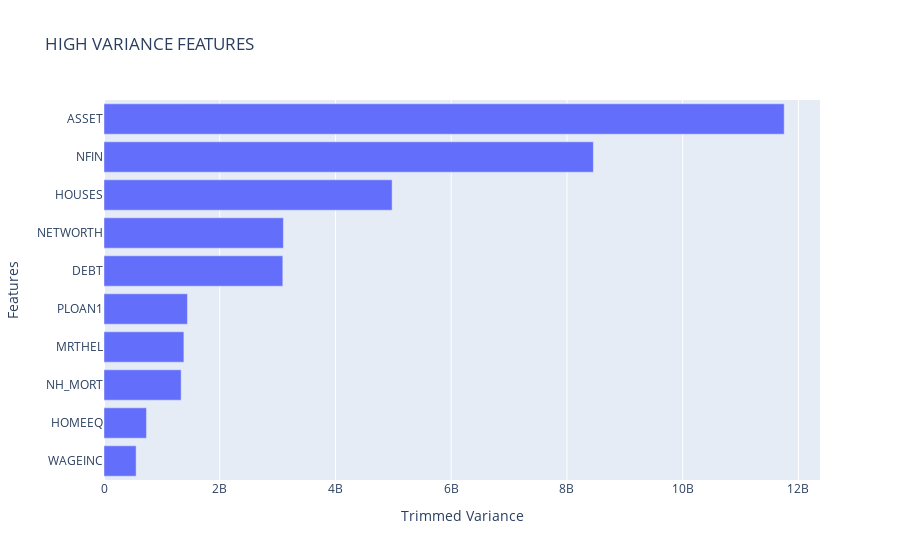

Here is the notebook cell this chart was saved with:
### Markdown cell above
- Plotting trimmed var

### Code cell
fig = px.bar(
    x =top_10_trim_var,
    y =top_10_trim_var.index,
    title = "HIGH VARIANCE FEATURES"
)
fig.update_layout(xaxis_title = " Trimmed Variance", yaxis_title = "Features")

fig.show()

### Figure 1 — Plotly figure (JSON) as saved in the notebook; plotly's stock layout.template omitted (floating-point values rounded to 4 significant figures)
{"data": [{"alignmentgroup": "True", "hovertemplate": "x=%{x}<br>y=%{y}<extra></extra>", "legendgroup": "", "marker": {"color": "#636efa", "pattern": {"shape": ""}}, "name": "", "offsetgroup": "", "orientation": "h", "showlegend": false, "textposition": "auto", "type": "bar", "x": [555100000.0, 733800000.0, 1333000000.0, 1380000000.0, 1442000000.0, 3090000000.0, 3100000000.0, 4979000000.0, 8456000000.0, 11750000000.0], "xaxis": "x", "y": ["WAGEINC", "HOMEEQ", "NH_MORT", "MRTHEL", "PLOAN1", "DEBT", "NETWORTH", "HOUSES", "NFIN", "ASSET"], "yaxis": "y"}], "layout": {"barmode": "relative", "legend": {"tracegroupgap": 0}, "title": {"text": "HIGH VARIANCE FEATURES"}, "xaxis": {"anchor": "y", "domain": [0, 1], "title": {"text": " Trimmed Variance"}}, "yaxis": {"anchor": "x", "domain": [0, 1], "title": {"text": "Features"}}}}
